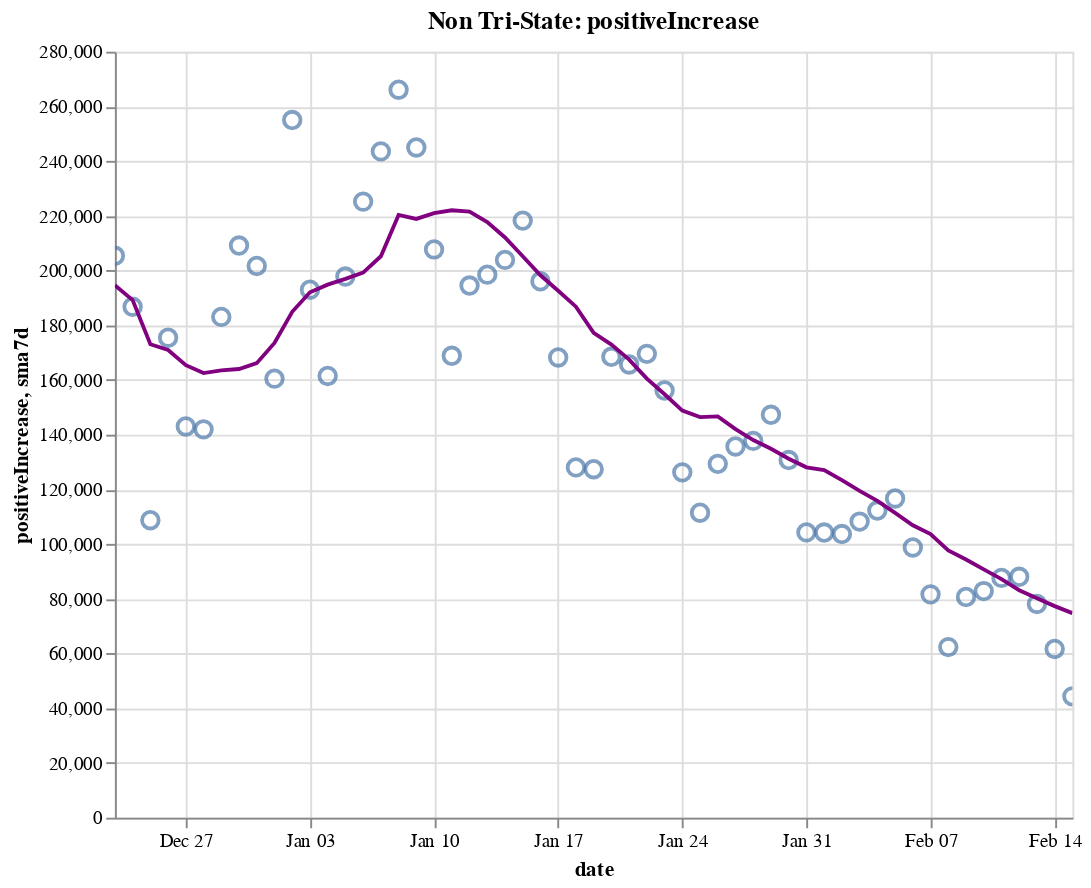

The notebook cell this image was saved under:
### Code cell
create_plot(non_tristate, 'positiveIncrease')

### Figure 1 — Vega-Lite specification as saved in the notebook (floating-point values rounded to 4 significant figures)
{"config": {"view": {"continuousWidth": 400, "continuousHeight": 300}}, "layer": [{"layer": [{"mark": {"type": "point", "size": 75}, "encoding": {"tooltip": [{"type": "temporal", "field": "date"}, {"type": "quantitative", "field": "positiveIncrease"}, {"type": "quantitative", "field": "sma7d"}], "x": {"type": "temporal", "field": "date"}, "y": {"type": "quantitative", "field": "positiveIncrease"}}, "selection": {"selector014": {"type": "interval", "bind": "scales", "encodings": ["x", "y"]}}}, {"mark": {"type": "line", "color": "purple"}, "encoding": {"x": {"type": "temporal", "field": "date"}, "y": {"type": "quantitative", "field": "sma7d"}}}]}, {"mark": {"type": "rule", "color": "#aaa"}, "encoding": {"x": {"type": "temporal", "field": "date"}}, "transform": [{"filter": {"selection": "selector013"}}]}, {"mark": "circle", "encoding": {"opacity": {"condition": {"value": 1, "selection": "selector013"}, "value": 0}, "tooltip": [{"type": "temporal", "field": "date"}, {"type": "quantitative", "field": "positiveIncrease"}, {"type": "quantitative", "field": "sma7d"}], "x": {"type": "temporal", "field": "date"}, "y": {"type": "quantitative", "field": "positiveIncrease"}}, "selection": {"selector013": {"type": "single", "encodings": ["x"], "on": "mouseover", "nearest": true, "empty": "none"}}}, {"mark": {"type": "text", "align": "left", "dx": 5, "dy": -5, "stroke": "white", "strokeWidth": 2}, "encoding": {"text": {"type": "quantitative", "field": "positiveIncrease"}, "tooltip": [{"type": "temporal", "field": "date"}, {"type": "quantitative", "field": "positiveIncrease"}, {"type": "quantitative", "field": "sma7d"}], "x": {"type": "temporal", "field": "date"}, "y": {"type": "quantitative", "field": "positiveIncrease"}}, "transform": [{"filter": {"selection": "selector013"}}]}, {"mark": {"type": "text", "align": "left", "dx": 5, "dy": -5}, "encoding": {"text": {"type": "quantitative", "field": "positiveIncrease"}, "tooltip": [{"type": "temporal", "field": "date"}, {"type": "quantitative", "field": "positiveIncrease"}, {"type": "quantitative", "field": "sma7d"}], "x": {"type": "temporal", "field": "date"}, "y": {"type": "quantitative", "field": "positiveIncrease"}}, "transform": [{"filter": {"selection": "selector013"}}]}], "data": {"name": "data-ee48504a6ece4262fd39377e76a3d468"}, "height": 400, "title": "Non Tri-State: positiveIncrease", "width": 500, "$schema": "https://vega.github.io/schema/vega-lite/v4.8.1.json", "datasets": {"data-ee48504a6ece4262fd39377e76a3d468": [{"date": "2020-12-23T00:00:00", "totalTestResultsIncrease": 1499000.0, "positiveIncrease": 205400.0, "death": 264300.0, "deathIncrease": 3054.0, "positiveRate": 0.137, "state": "Non Tri-State", "sma7d": 194700.0}, {"date": "2020-12-24T00:00:00", "totalTestResultsIncrease": 1658000.0, "positiveIncrease": 186700.0, "death": 267000.0, "deathIncrease": 2692.0, "positiveRate": 0.113, "state": "Non Tri-State", "sma7d": 189200.0}, {"date": "2020-12-25T00:00:00", "totalTestResultsIncrease": 1127000.0, "positiveIncrease": 108700.0, "death": 268300.0, "deathIncrease": 1381.0, "positiveRate": 0.096, "state": "Non Tri-State", "sma7d": 173000.0}, {"date": "2020-12-26T00:00:00", "totalTestResultsIncrease": 1952000.0, "positiveIncrease": 175500.0, "death": 269600.0, "deathIncrease": 1282.0, "positiveRate": 0.09, "state": "Non Tri-State", "sma7d": 171000.0}, {"date": "2020-12-27T00:00:00", "totalTestResultsIncrease": 1238000.0, "positiveIncrease": 143000.0, "death": 270900.0, "deathIncrease": 1265.0, "positiveRate": 0.116, "state": "Non Tri-State", "sma7d": 165400.0}, {"date": "2020-12-28T00:00:00", "totalTestResultsIncrease": 1037000.0, "positiveIncrease": 142000.0, "death": 272100.0, "deathIncrease": 1238.0, "positiveRate": 0.137, "state": "Non Tri-State", "sma7d": 162500.0}, {"date": "2020-12-29T00:00:00", "totalTestResultsIncrease": 1112000.0, "positiveIncrease": 183100.0, "death": 275100.0, "deathIncrease": 3016.0, "positiveRate": 0.165, "state": "Non Tri-State", "sma7d": 163500.0}, {"date": "2020-12-30T00:00:00", "totalTestResultsIncrease": 1389000.0, "positiveIncrease": 209100.0, "death": 278700.0, "deathIncrease": 3536.0, "positiveRate": 0.151, "state": "Non Tri-State", "sma7d": 164000.0}, {"date": "2020-12-31T00:00:00", "totalTestResultsIncrease": 1508000.0, "positiveIncrease": 201700.0, "death": 281700.0, "deathIncrease": 3041.0, "positiveRate": 0.134, "state": "Non Tri-State", "sma7d": 166200.0}, {"date": "2021-01-01T00:00:00", "totalTestResultsIncrease": 1119000.0, "positiveIncrease": 160500.0, "death": 284000.0, "deathIncrease": 2306.0, "positiveRate": 0.143, "state": "Non Tri-State", "sma7d": 173500.0}, {"date": "2021-01-02T00:00:00", "totalTestResultsIncrease": 1833000.0, "positiveIncrease": 255000.0, "death": 286200.0, "deathIncrease": 2146.0, "positiveRate": 0.139, "state": "Non Tri-State", "sma7d": 184900.0}, {"date": "2021-01-03T00:00:00", "totalTestResultsIncrease": 1283000.0, "positiveIncrease": 193000.0, "death": 287500.0, "deathIncrease": 1295.0, "positiveRate": 0.15, "state": "Non Tri-State", "sma7d": 192100.0}, {"date": "2021-01-04T00:00:00", "totalTestResultsIncrease": 1360000.0, "positiveIncrease": 161500.0, "death": 288700.0, "deathIncrease": 1270.0, "positiveRate": 0.119, "state": "Non Tri-State", "sma7d": 194800.0}, {"date": "2021-01-05T00:00:00", "totalTestResultsIncrease": 1319000.0, "positiveIncrease": 197800.0, "death": 291900.0, "deathIncrease": 3168.0, "positiveRate": 0.15, "state": "Non Tri-State", "sma7d": 197000.0}, {"date": "2021-01-06T00:00:00", "totalTestResultsIncrease": 1365000.0, "positiveIncrease": 225200.0, "death": 295500.0, "deathIncrease": 3560.0, "positiveRate": 0.165, "state": "Non Tri-State", "sma7d": 199200.0}, {"date": "2021-01-07T00:00:00", "totalTestResultsIncrease": 1647000.0, "positiveIncrease": 243600.0, "death": 299200.0, "deathIncrease": 3700.0, "positiveRate": 0.148, "state": "Non Tri-State", "sma7d": 205200.0}, {"date": "2021-01-08T00:00:00", "totalTestResultsIncrease": 1828000.0, "positiveIncrease": 266100.0, "death": 302600.0, "deathIncrease": 3468.0, "positiveRate": 0.146, "state": "Non Tri-State", "sma7d": 220300.0}, {"date": "2021-01-09T00:00:00", "totalTestResultsIncrease": 1787000.0, "positiveIncrease": 245000.0, "death": 305900.0, "deathIncrease": 3249.0, "positiveRate": 0.137, "state": "Non Tri-State", "sma7d": 218900.0}, {"date": "2021-01-10T00:00:00", "totalTestResultsIncrease": 1772000.0, "positiveIncrease": 207700.0, "death": 307800.0, "deathIncrease": 1883.0, "positiveRate": 0.117, "state": "Non Tri-State", "sma7d": 221000.0}, {"date": "2021-01-11T00:00:00", "totalTestResultsIncrease": 1541000.0, "positiveIncrease": 168800.0, "death": 309200.0, "deathIncrease": 1426.0, "positiveRate": 0.11, "state": "Non Tri-State", "sma7d": 222000.0}, {"date": "2021-01-12T00:00:00", "totalTestResultsIncrease": 1510000.0, "positiveIncrease": 194500.0, "death": 313000.0, "deathIncrease": 3758.0, "positiveRate": 0.129, "state": "Non Tri-State", "sma7d": 221600.0}, {"date": "2021-01-13T00:00:00", "totalTestResultsIncrease": 1578000.0, "positiveIncrease": 198500.0, "death": 316700.0, "deathIncrease": 3710.0, "positiveRate": 0.126, "state": "Non Tri-State", "sma7d": 217800.0}, {"date": "2021-01-14T00:00:00", "totalTestResultsIncrease": 1752000.0, "positiveIncrease": 203900.0, "death": 320300.0, "deathIncrease": 3602.0, "positiveRate": 0.116, "state": "Non Tri-State", "sma7d": 212100.0}, {"date": "2021-01-15T00:00:00", "totalTestResultsIncrease": 1825000.0, "positiveIncrease": 218300.0, "death": 323600.0, "deathIncrease": 3384.0, "positiveRate": 0.12, "state": "Non Tri-State", "sma7d": 205300.0}, {"date": "2021-01-16T00:00:00", "totalTestResultsIncrease": 1796000.0, "positiveIncrease": 196100.0, "death": 327100.0, "deathIncrease": 3456.0, "positiveRate": 0.109, "state": "Non Tri-State", "sma7d": 198300.0}, {"date": "2021-01-17T00:00:00", "totalTestResultsIncrease": 1641000.0, "positiveIncrease": 168200.0, "death": 329000.0, "deathIncrease": 1856.0, "positiveRate": 0.103, "state": "Non Tri-State", "sma7d": 192600.0}, {"date": "2021-01-18T00:00:00", "totalTestResultsIncrease": 1502000.0, "positiveIncrease": 128100.0, "death": 330100.0, "deathIncrease": 1145.0, "positiveRate": 0.085, "state": "Non Tri-State", "sma7d": 186800.0}, {"date": "2021-01-19T00:00:00", "totalTestResultsIncrease": 1340000.0, "positiveIncrease": 127400.0, "death": 332000.0, "deathIncrease": 1903.0, "positiveRate": 0.095, "state": "Non Tri-State", "sma7d": 177200.0}, {"date": "2021-01-20T00:00:00", "totalTestResultsIncrease": 1511000.0, "positiveIncrease": 168500.0, "death": 336000.0, "deathIncrease": 4022.0, "positiveRate": 0.112, "state": "Non Tri-State", "sma7d": 172900.0}, {"date": "2021-01-21T00:00:00", "totalTestResultsIncrease": 1667000.0, "positiveIncrease": 165700.0, "death": 339600.0, "deathIncrease": 3555.0, "positiveRate": 0.099, "state": "Non Tri-State", "sma7d": 167500.0}, {"date": "2021-01-22T00:00:00", "totalTestResultsIncrease": 1674000.0, "positiveIncrease": 169600.0, "death": 343200.0, "deathIncrease": 3651.0, "positiveRate": 0.101, "state": "Non Tri-State", "sma7d": 160500.0}, {"date": "2021-01-23T00:00:00", "totalTestResultsIncrease": 1660000.0, "positiveIncrease": 156200.0, "death": 346600.0, "deathIncrease": 3388.0, "positiveRate": 0.094, "state": "Non Tri-State", "sma7d": 154800.0}, {"date": "2021-01-24T00:00:00", "totalTestResultsIncrease": 1509000.0, "positiveIncrease": 126200.0, "death": 348400.0, "deathIncrease": 1765.0, "positiveRate": 0.084, "state": "Non Tri-State", "sma7d": 148800.0}, {"date": "2021-01-25T00:00:00", "totalTestResultsIncrease": 1408000.0, "positiveIncrease": 111500.0, "death": 349700.0, "deathIncrease": 1307.0, "positiveRate": 0.079, "state": "Non Tri-State", "sma7d": 146400.0}, {"date": "2021-01-26T00:00:00", "totalTestResultsIncrease": 1339000.0, "positiveIncrease": 129300.0, "death": 353100.0, "deathIncrease": 3413.0, "positiveRate": 0.097, "state": "Non Tri-State", "sma7d": 146700.0}, {"date": "2021-01-27T00:00:00", "totalTestResultsIncrease": 1353000.0, "positiveIncrease": 135700.0, "death": 356900.0, "deathIncrease": 3748.0, "positiveRate": 0.1, "state": "Non Tri-State", "sma7d": 142000.0}, {"date": "2021-01-28T00:00:00", "totalTestResultsIncrease": 1614000.0, "positiveIncrease": 137700.0, "death": 360600.0, "deathIncrease": 3723.0, "positiveRate": 0.085, "state": "Non Tri-State", "sma7d": 138000.0}, {"date": "2021-01-29T00:00:00", "totalTestResultsIncrease": 1590000.0, "positiveIncrease": 147300.0, "death": 363800.0, "deathIncrease": 3244.0, "positiveRate": 0.093, "state": "Non Tri-State", "sma7d": 134900.0}, {"date": "2021-01-30T00:00:00", "totalTestResultsIncrease": 1883000.0, "positiveIncrease": 130700.0, "death": 366600.0, "deathIncrease": 2767.0, "positiveRate": 0.069, "state": "Non Tri-State", "sma7d": 131200.0}, {"date": "2021-01-31T00:00:00", "totalTestResultsIncrease": 1469000.0, "positiveIncrease": 104300.0, "death": 368500.0, "deathIncrease": 1888.0, "positiveRate": 0.071, "state": "Non Tri-State", "sma7d": 128100.0}, {"date": "2021-02-01T00:00:00", "totalTestResultsIncrease": 1197000.0, "positiveIncrease": 104200.0, "death": 369800.0, "deathIncrease": 1319.0, "positiveRate": 0.087, "state": "Non Tri-State", "sma7d": 127000.0}, {"date": "2021-02-02T00:00:00", "totalTestResultsIncrease": 1191000.0, "positiveIncrease": 103700.0, "death": 373100.0, "deathIncrease": 3254.0, "positiveRate": 0.087, "state": "Non Tri-State", "sma7d": 123400.0}, {"date": "2021-02-03T00:00:00", "totalTestResultsIncrease": 1270000.0, "positiveIncrease": 108200.0, "death": 376400.0, "deathIncrease": 3387.0, "positiveRate": 0.085, "state": "Non Tri-State", "sma7d": 119500.0}, {"date": "2021-02-04T00:00:00", "totalTestResultsIncrease": 1456000.0, "positiveIncrease": 112300.0, "death": 381400.0, "deathIncrease": 4948.0, "positiveRate": 0.077, "state": "Non Tri-State", "sma7d": 115800.0}, {"date": "2021-02-05T00:00:00", "totalTestResultsIncrease": 1594000.0, "positiveIncrease": 116700.0, "death": 384700.0, "deathIncrease": 3268.0, "positiveRate": 0.073, "state": "Non Tri-State", "sma7d": 111500.0}, {"date": "2021-02-06T00:00:00", "totalTestResultsIncrease": 1566000.0, "positiveIncrease": 98790.0, "death": 387400.0, "deathIncrease": 2757.0, "positiveRate": 0.063, "state": "Non Tri-State", "sma7d": 106900.0}, {"date": "2021-02-07T00:00:00", "totalTestResultsIncrease": 1243000.0, "positiveIncrease": 81640.0, "death": 388700.0, "deathIncrease": 1305.0, "positiveRate": 0.066, "state": "Non Tri-State", "sma7d": 103700.0}, {"date": "2021-02-08T00:00:00", "totalTestResultsIncrease": 1112000.0, "positiveIncrease": 62360.0, "death": 389800.0, "deathIncrease": 1104.0, "positiveRate": 0.056, "state": "Non Tri-State", "sma7d": 97670.0}, {"date": "2021-02-09T00:00:00", "totalTestResultsIncrease": 1138000.0, "positiveIncrease": 80680.0, "death": 392400.0, "deathIncrease": 2545.0, "positiveRate": 0.071, "state": "Non Tri-State", "sma7d": 94380.0}, {"date": "2021-02-10T00:00:00", "totalTestResultsIncrease": 1183000.0, "positiveIncrease": 82840.0, "death": 395500.0, "deathIncrease": 3132.0, "positiveRate": 0.07, "state": "Non Tri-State", "sma7d": 90750.0}, {"date": "2021-02-11T00:00:00", "totalTestResultsIncrease": 1503000.0, "positiveIncrease": 87660.0, "death": 399100.0, "deathIncrease": 3642.0, "positiveRate": 0.058, "state": "Non Tri-State", "sma7d": 87240.0}, {"date": "2021-02-12T00:00:00", "totalTestResultsIncrease": 1493000.0, "positiveIncrease": 88060.0, "death": 404300.0, "deathIncrease": 5197.0, "positiveRate": 0.059, "state": "Non Tri-State", "sma7d": 83150.0}, {"date": "2021-02-13T00:00:00", "totalTestResultsIncrease": 1444000.0, "positiveIncrease": 78120.0, "death": 407600.0, "deathIncrease": 3293.0, "positiveRate": 0.054, "state": "Non Tri-State", "sma7d": 80190.0}, {"date": "2021-02-14T00:00:00", "totalTestResultsIncrease": 1197000.0, "positiveIncrease": 61680.0, "death": 408900.0, "deathIncrease": 1243.0, "positiveRate": 0.052, "state": "Non Tri-State", "sma7d": 77340.0}, {"date": "2021-02-15T00:00:00", "totalTestResultsIncrease": 853600.0, "positiveIncrease": 44360.0, "death": 409800.0, "deathIncrease": 897.0, "positiveRate": 0.052, "state": "Non Tri-State", "sma7d": 74770.0}]}}
